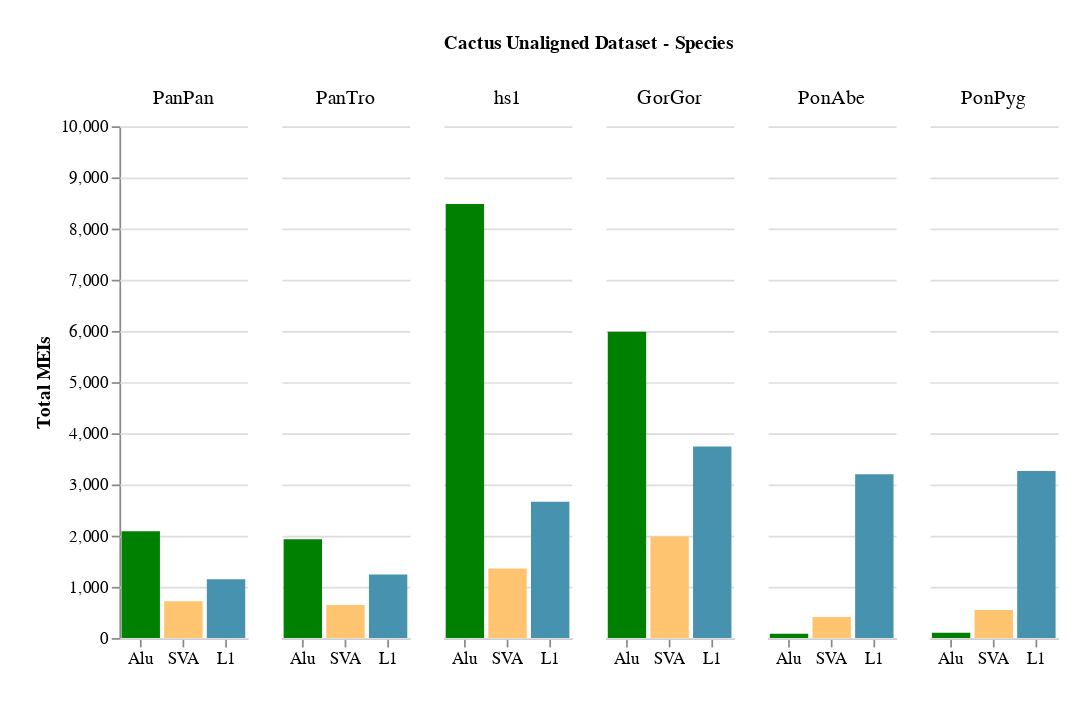

Write notebook code for a chart like this one.
### Code cell
alt.Chart(tempDF2).mark_bar().encode(

    # tell Altair which field to group columns on
    x=alt.X('Element:N', title=None, sort=sorter2, axis=alt.Axis(labelAngle=0)),

    # tell Altair which field to use as Y values and how to calculate
    y=alt.Y('sum(Count):Q',
        axis=alt.Axis(
            grid=True,
            title='Total MEIs')).scale(domain=(0, 10000)),

    # tell Altair which field to use to use as the set of columns to be  represented in each group
    column=alt.Column('Species:N',title='Cactus Unaligned Dataset - Species', sort=sorter),

    # tell Altair which field to use for color segmentation 
    color=alt.Color('Element:N',legend=None,
            scale=alt.Scale(
                # make it look pretty with an enjoyable color pallet
                range=['green', '#FFC470', '#4793AF'],
            ), sort=sorter2,
        ))\
    .configure_view(
        # remove grid lines around column clusters
        strokeOpacity=0    
    ).properties(
    padding={"left": 20, "top": 20, "right": 20, "bottom": 20}
).properties(width=75, height=300).configure_header(
    # Configure header options
    labelFontSize=12  # Adjust the font size for column title
)

### Figure 1 — Vega-Lite specification as saved in the notebook (floating-point values rounded to 4 significant figures)
{"config": {"view": {"continuousWidth": 300, "continuousHeight": 300, "strokeOpacity": 0}, "header": {"labelFontSize": 12}}, "data": {"name": "data-ec1d9dc7766b7a7505f9f4a746a139df"}, "mark": {"type": "bar"}, "encoding": {"color": {"field": "Element", "legend": null, "scale": {"range": ["green", "#FFC470", "#4793AF"]}, "sort": ["Alu", "SVA", "L1"], "type": "nominal"}, "column": {"field": "Species", "sort": ["PanPan", "PanTro", "hs1", "GorGor", "PonAbe", "PonPyg", "SymSyn"], "title": "Cactus Unaligned Dataset - Species", "type": "nominal"}, "x": {"axis": {"labelAngle": 0}, "field": "Element", "sort": ["Alu", "SVA", "L1"], "title": null, "type": "nominal"}, "y": {"aggregate": "sum", "axis": {"grid": true, "title": "Total MEIs"}, "field": "Count", "scale": {"domain": [0, 10000]}, "type": "quantitative"}}, "height": 300, "padding": {"left": 20, "top": 20, "right": 20, "bottom": 20}, "width": 75, "$schema": "https://vega.github.io/schema/vega-lite/v5.17.0.json", "datasets": {"data-ec1d9dc7766b7a7505f9f4a746a139df": [{"Species": "PanPan", "Element": "SVA", "Count": 433, "Classification": "Fixed", "Reference": "Cactus"}, {"Species": "PanPan", "Element": "SVA", "Count": 286, "Classification": "Unique", "Reference": "Cactus"}, {"Species": "PanPan", "Element": "L1", "Count": 804, "Classification": "Fixed", "Reference": "Cactus"}, {"Species": "PanPan", "Element": "L1", "Count": 347, "Classification": "Unique", "Reference": "Cactus"}, {"Species": "PanPan", "Element": "Alu", "Count": 1708, "Classification": "Fixed", "Reference": "Cactus"}, {"Species": "PanPan", "Element": "Alu", "Count": 379, "Classification": "Unique", "Reference": "Cactus"}, {"Species": "PanTro", "Element": "SVA", "Count": 212, "Classification": "Unique", "Reference": "Cactus"}, {"Species": "PanTro", "Element": "SVA", "Count": 434, "Classification": "Fixed", "Reference": "Cactus"}, {"Species": "PanTro", "Element": "Alu", "Count": 345, "Classification": "Unique", "Reference": "Cactus"}, {"Species": "PanTro", "Element": "Alu", "Count": 1586, "Classification": "Fixed", "Reference": "Cactus"}, {"Species": "PanTro", "Element": "L1", "Count": 319, "Classification": "Unique", "Reference": "Cactus"}, {"Species": "PanTro", "Element": "L1", "Count": 922, "Classification": "Fixed", "Reference": "Cactus"}, {"Species": "hs1", "Element": "SVA", "Count": 1358, "Classification": "Unique", "Reference": "Cactus"}, {"Species": "hs1", "Element": "Alu", "Count": 8481, "Classification": "Unique", "Reference": "Cactus"}, {"Species": "hs1", "Element": "Alu", "Count": 0, "Classification": "Fixed", "Reference": "Cactus"}, {"Species": "hs1", "Element": "L1", "Count": 2664, "Classification": "Unique", "Reference": "Cactus"}, {"Species": "hs1", "Element": "L1", "Count": 0, "Classification": "Fixed", "Reference": "Cactus"}, {"Species": "hs1", "Element": "SVA", "Count": 0, "Classification": "Fixed", "Reference": "Cactus"}, {"Species": "GorGor", "Element": "SVA", "Count": 605, "Classification": "Unique", "Reference": "Cactus"}, {"Species": "GorGor", "Element": "L1", "Count": 2667, "Classification": "Fixed", "Reference": "Cactus"}, {"Species": "GorGor", "Element": "L1", "Count": 1076, "Classification": "Unique", "Reference": "Cactus"}, {"Species": "GorGor", "Element": "Alu", "Count": 4841, "Classification": "Fixed", "Reference": "Cactus"}, {"Species": "GorGor", "Element": "Alu", "Count": 1145, "Classification": "Unique", "Reference": "Cactus"}, {"Species": "GorGor", "Element": "SVA", "Count": 1378, "Classification": "Fixed", "Reference": "Cactus"}, {"Species": "PonAbe", "Element": "SVA", "Count": 113, "Classification": "Fixed", "Reference": "Cactus"}, {"Species": "PonAbe", "Element": "L1", "Count": 942, "Classification": "Fixed", "Reference": "Cactus"}, {"Species": "PonAbe", "Element": "L1", "Count": 2259, "Classification": "Unique", "Reference": "Cactus"}, {"Species": "PonAbe", "Element": "Alu", "Count": 33, "Classification": "Fixed", "Reference": "Cactus"}, {"Species": "PonAbe", "Element": "Alu", "Count": 53, "Classification": "Unique", "Reference": "Cactus"}, {"Species": "PonAbe", "Element": "SVA", "Count": 297, "Classification": "Unique", "Reference": "Cactus"}, {"Species": "PonPyg", "Element": "SVA", "Count": 190, "Classification": "Fixed", "Reference": "Cactus"}, {"Species": "PonPyg", "Element": "SVA", "Count": 356, "Classification": "Unique", "Reference": "Cactus"}, {"Species": "PonPyg", "Element": "L1", "Count": 1325, "Classification": "Fixed", "Reference": "Cactus"}, {"Species": "PonPyg", "Element": "L1", "Count": 1941, "Classification": "Unique", "Reference": "Cactus"}, {"Species": "PonPyg", "Element": "Alu", "Count": 49, "Classification": "Fixed", "Reference": "Cactus"}, {"Species": "PonPyg", "Element": "Alu", "Count": 55, "Classification": "Unique", "Reference": "Cactus"}]}}
